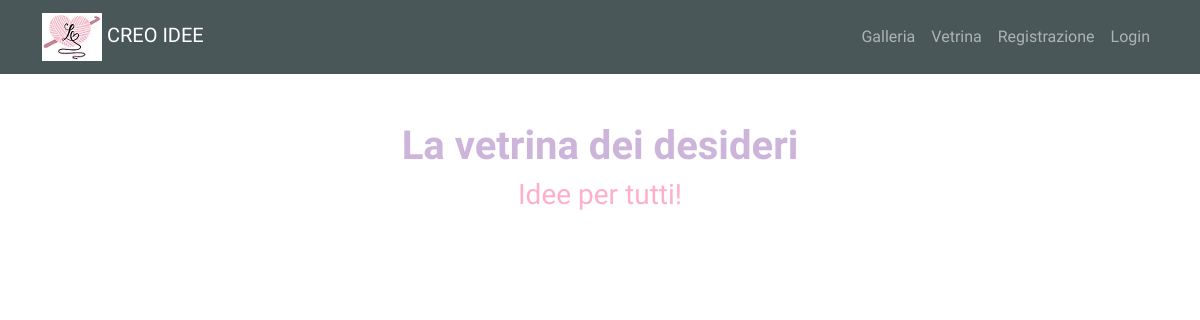
Before: /vetrina/articoli/ with the older database file.
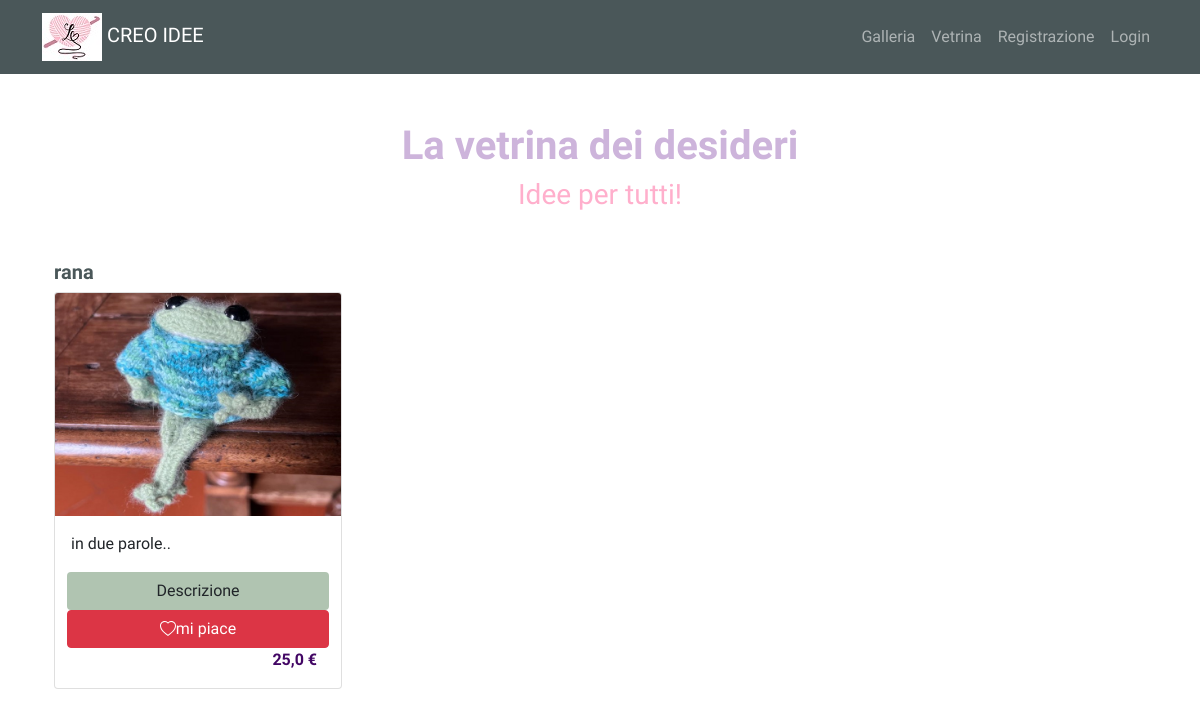
After: the same page with the newer database file.
### vetrina/models.py (models this page shows, shortened)
class Oggetto(models.Model):
    nome = models.CharField(max_length=50)
    foto = models.ImageField()
    codart = models.CharField(max_length=8)
    descrizione = models.TextField()
    prezzo = models.FloatField()
    class Meta:
        verbose_name = "Oggetto"
        verbose_name_plural = "Oggetti"

### vetrina/views.py (the view)
# urls.py: path('articoli/', views.VisualizzaArticolo.as_view(), name='view_art'),
class VisualizzaArticolo(ListView):
    queryset = Oggetto.objects.all()
    template_name = "vetrina/lista_articoli.html"
    context_object_name = "lista_articoli"

### vetrina/templates/vetrina/lista_articoli.html (shortened to what this page needs)
{% extends 'base.html' %}
{% block content %}
    <div class="container my-5 text-center" style="max-width:580px">
        <h1 style="color: #cdb4db "><strong>La vetrina dei desideri</strong></h1>
        <div class="container text-center"><h3 style="color: #FFAFCC; size: 50px; ">Idee per tutti!</h3></div>
    </div>
    <div class="container">
    <div class="row">
{% for oggetto in lista_articoli %}
        <div class="col-sm">
            <div class="head_title"><h5 class="card-title" style="color: #4a5759;"><strong>{{ oggetto.nome }}</strong></h5></div>
            <div class="card mb-3" style="width: 18rem;">
                <img src="{{oggetto.foto.url}}" class="card-img-top" alt="...">
                <div class="card-body">
                    <p class="card-text">in due parole..</p>
                </div>
                <div class="container">
                    <div class="row">
                    <a href="{% url 'articolo_view' pk=oggetto.pk %}" class="btn " style="background-color: #b0c4b1;">Descrizione</a>
                    <a href="{% url 'contact_view' %}" type="button" class="btn btn-danger" >mi piace</a>
                    <p style="text-align: right; color: #420664 "><strong> {{ oggetto.prezzo }} €</strong></p>
                    </div>
                </div>
            </div>
        </div>
{% endfor %}
    </div>
    </div>
        {% endblock content %}

Changed rows visible on the page:
added Oggetto: nome "rana", foto (picture), prezzo "25,0"
